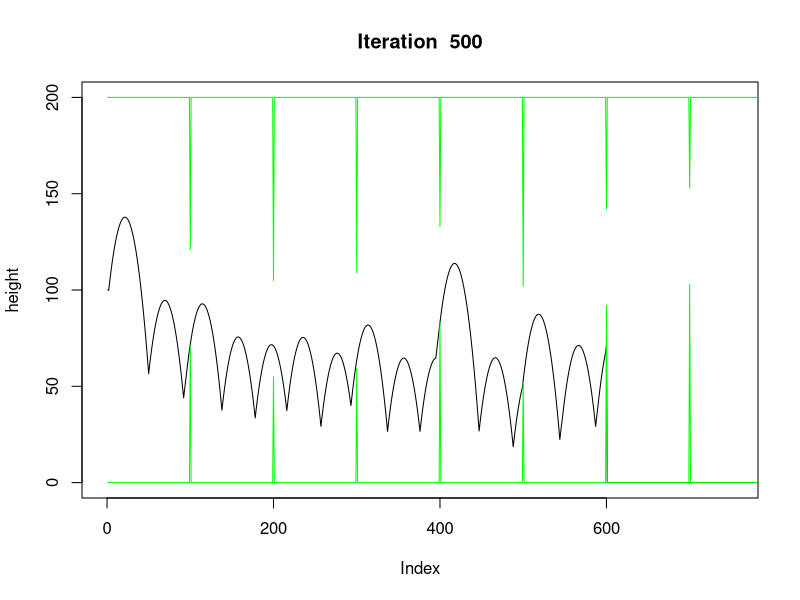
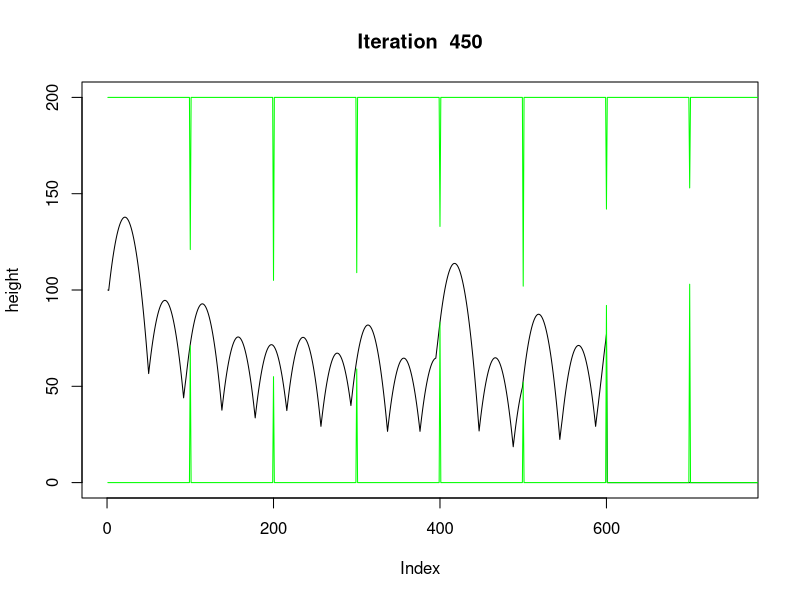
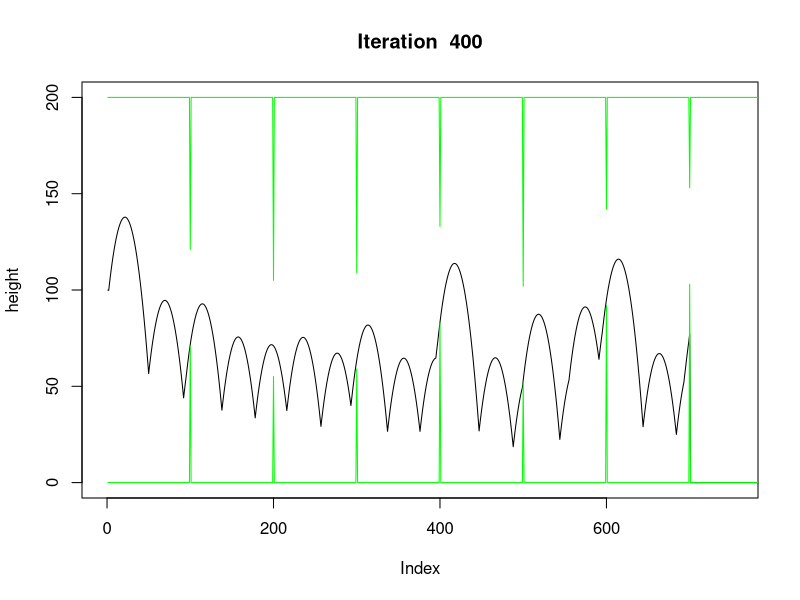
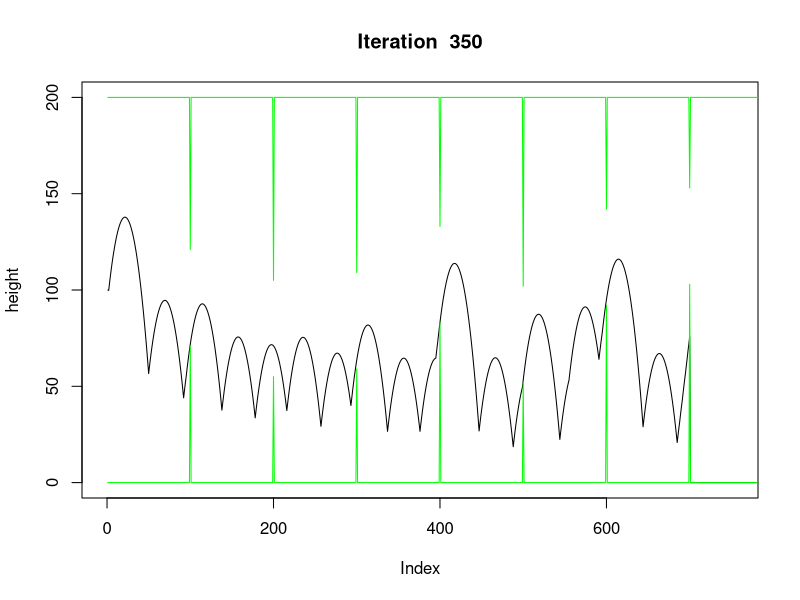
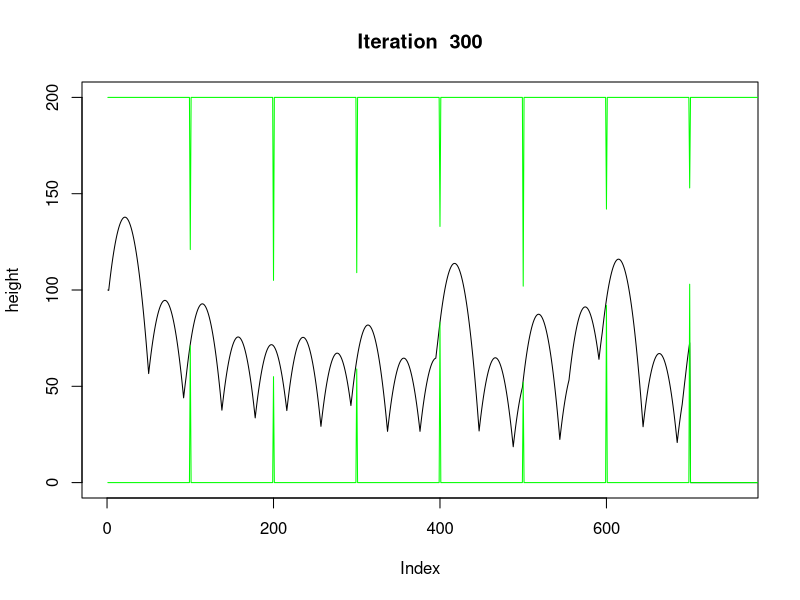
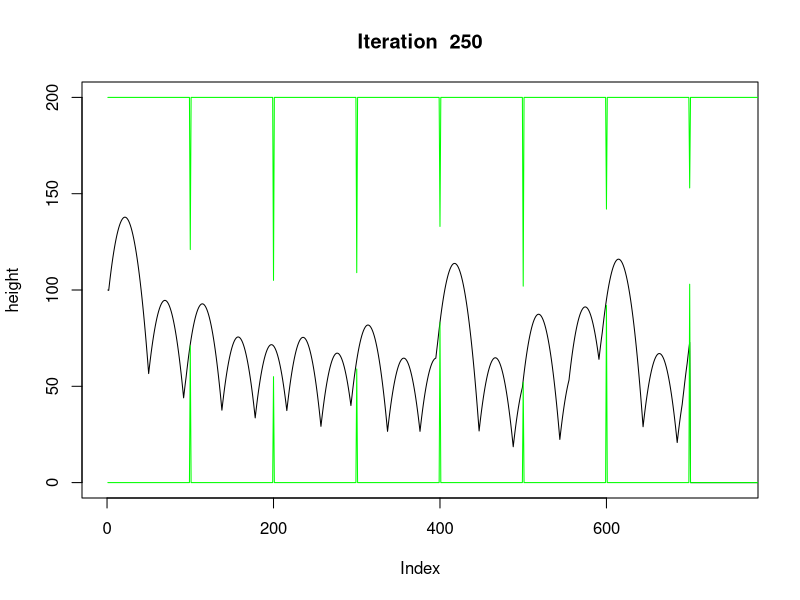
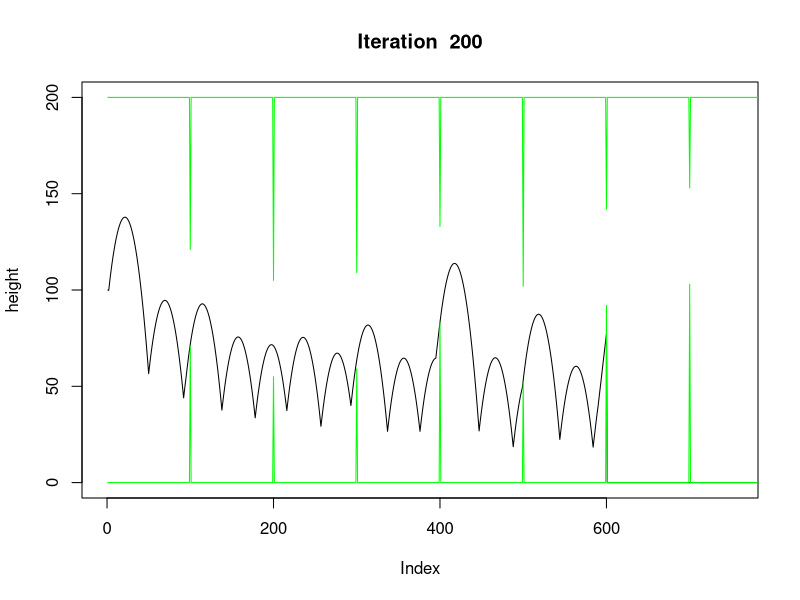
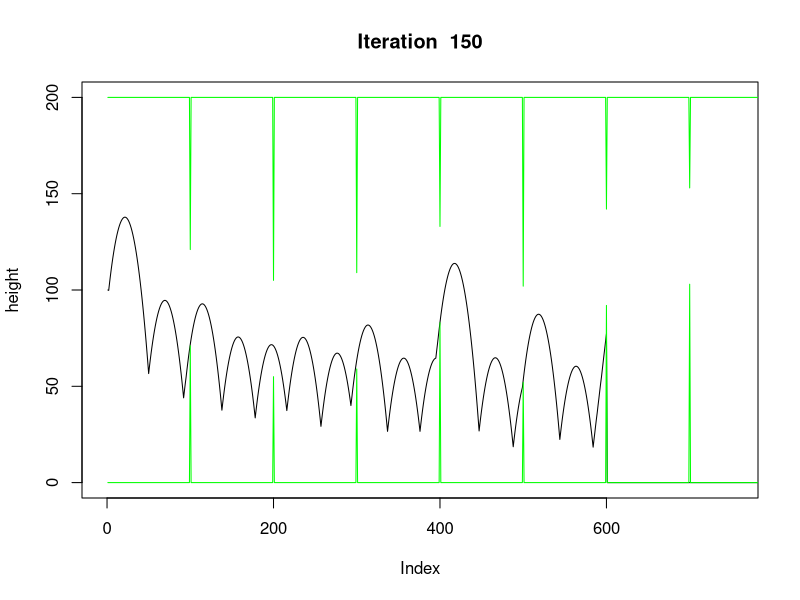

Source code (R) for these figures, in order:
# Game set up

# length of map
reps = 5000
# lowest and highest allowed bird height
bottom = 0; top = 200
# distance (time) between each pipe
xDistBetweenPipes = 100
# distance between each pipe end
yDistBetweenPipes = 50
# how close to the top or bottom can the pipe ends be
minPipeCentreFromEdge = yDistBetweenPipes + 20
maxPipeCentreFromEdge = top - bottom - minPipeCentreFromEdge

pipeCentres = rep(0,reps)
# put a pipe centre at every xDistBetweenPipes
# pipesCentres[t] : the centre point of the pipe (if any) at time t
pipeCentres[(1:reps) %% xDistBetweenPipes == 0] = round(minPipeCentreFromEdge + runif(reps/xDistBetweenPipes) * (maxPipeCentreFromEdge - minPipeCentreFromEdge))
# the extremes of each pipe
highPipeBottoms = ifelse(pipeCentres>0, pipeCentres+ yDistBetweenPipes/2,top)
lowPipeTops = ifelse(pipeCentres>0, pipeCentres - yDistBetweenPipes/2,bottom)
# pipeDist[t] : horizontal distance to next nearest pipe at time t
pipeDist = rep(xDistBetweenPipes : 1, reps/xDistBetweenPipes)

# heights[t] : height of bird at time t
# taps[t] : whether or not tap at time t
# vs[t] : speed at time t
vs = taps = heights = rep(0,reps)


isAlive = function(height, bottom, lowPipeTop, highPipeBottom, top) {
  return (height > bottom & height > lowPipeTop & height < highPipeBottom & height < top)
}

# split the bird height into groups of 55
getHeightState = function(height) {
  return(floor((height)/(top-bottom+1)*55)+1)
}

# split the distance to next pipe into groups of 55
getPipeXDistState = function(pipeXDist) {
  return(floor((pipeXDist-1)/xDistBetweenPipes*55)+1)
}

# split the vertical distance between the bird and the next pipe into groups of 55
getPipeYDistState = function(pipeYDist) {
  minYDist = bottom - (top - minPipeCentreFromEdge)
  maxYDist = top - (bottom + minPipeCentreFromEdge)
  return(floor((pipeYDist - minYDist) / (maxYDist - minYDist) * 55)+1)
}

states = data.frame("heightState" = rep(0,reps),"pipeXDistState"=rep(0,reps),"pipeYDistState"=rep(0,reps))

# Learning setup
# height x pipeXDist x pipeYDist x tap
# it's generally better to not tap then tap
highReward = rep(2, 55*55*55); # for not tapping
lowReward = rep(1, 55*55*55); # for tapping
rewards = array(c(highReward,lowReward),c(55,55,55,2))
# how much reward do you get for each t you survive
survivalReward = 1
# punishment for loosing the game
lossPunishment = -15000

trainingIterations = 500
experimentHeights = rep(heights,trainingIterations)
experimentHeights = array(experimentHeights, c(length(heights),trainingIterations))
experimentScores = rep(0,trainingIterations)
punishmentDecay = 0.5
# if we loose, how many previous time steps are punished?
iterationsToGoBack = 50
longTermRewardDecay = 1
longTermPunishmentDecay = 1

for (trainingIteration in 1:trainingIterations) {
  
  survivalReward = survivalReward * longTermRewardDecay
  lossPunishment = lossPunishment * longTermPunishmentDecay
  
  vs = taps = heights = rep(0,reps)
  
  # START GAME
  v = 0     # velocity
  a = -0.2  # acceleration
  height = (top-bottom)/2 # height
  t = 1     # time
  vs[t] = v
  heights[t] = height
  taps[t] = 1
  
  # UPDATE CURRENT STATE
  heightState = getHeightState(height)
  pipeXDistState = getPipeXDistState(pipeDist[t+1])
  # what t value is the next pipe at
  nextPipeTime = t + pipeDist[t+1]
  # where is the centre of the next pipe
  nextPipeCentre = pipeCentres[nextPipeTime]
  pipeYDistState = getPipeYDistState(height-nextPipeCentre)
  # keep track of state
  states[t,] = c(heightState, pipeXDistState, pipeYDistState)
  
  # game loop
  while(isAlive(height, bottom, lowPipeTops[t], highPipeBottoms[t], top)) {
    t = t + 1
    
    # REWARD THE LAST MOVE
    lastHeightState = states[t-1,1]
    lastPipeXDistState = states[t-1,2]
    lastPipeYDistState = states[t-1,3]
    oldReward = rewards[lastHeightState,lastPipeXDistState,lastPipeYDistState,taps[t-1]]
    # rewards[lastHeightState,lastPipeXDistState,lastPipeYDistState,taps[t-1]] = oldReward + survivalReward
    rewards[lastHeightState,lastPipeXDistState,lastPipeYDistState,taps[t-1]] = ((t-1)/(t))* oldReward + (1/t) * survivalReward
    
    
    # print(paste("rewarding state : ",lastHeightState,lastPipeXDistState,lastPipeYDistState,taps[t-1]))
    
    
    # UPDATE CURRENT STATE
    heightState = getHeightState(height)
    pipeXDistState = getPipeXDistState(pipeDist[t+1])
    # what t value is the next pipe at
    nextPipeTime = t + pipeDist[t+1]
    # where is the centre of the next pipe
    nextPipeCentre = pipeCentres[nextPipeTime]
    pipeYDistState = getPipeYDistState(height-nextPipeCentre)
    # keep track of state
    states[t,] = c(heightState, pipeXDistState, pipeYDistState)
    
    # CHOOSE A MOVE
    # if the best reward given the current state comes from tapping
    if (which.max(rewards[heightState, pipeXDistState,pipeYDistState,]) == 2) {
      # then tap
      taps[t] = 2
      v = 4
    }  else {
      # do not tap
      taps[t] = 1
    }
    
#    print(paste("t :", t, " rewards :",rewards[heightState, pipeXDistState,pipeYDistState,1],rewards[heightState, pipeYDistState,pipeYDistState,2],
#                " states :",heightState, pipeXDistState,pipeYDistState," tap:",taps[t]))
  
    
    
    # UPDATE THE GAME
    v = v + a
    height = max(0,height+v) 
    vs[t] = v
    heights[t] = height
    
  }
  
  
  currentPunishment = lossPunishment
  for (i in 0:iterationsToGoBack) {
    # PUNISH THE MOVES THAT LEAD UP TO THE LOSS
    lastHeightState = states[t-i,1]
    lastPipeXDistState = states[t-i,2]
    lastPipeYDistState = states[t-i,3]
    oldReward = rewards[lastHeightState,lastPipeXDistState,lastPipeYDistState,taps[t-i]]
    # rewards[lastHeightState,lastPipeXDistState,lastPipeYDistState,taps[t-i]] = oldReward + currentPunishment
    rewards[lastHeightState,lastPipeXDistState,lastPipeYDistState,taps[t-i]] = ((t-1)/(t)) * oldReward + (1/t) * currentPunishment
    currentPunishment = currentPunishment * punishmentDecay
    # print(paste("punishing state : ",lastHeightState,lastPipeXDistState,lastPipeYDistState,taps[t]," for ",currentPunishment))
    
  }
  
  experimentHeights[,trainingIteration] = heights
  experimentScores[trainingIteration] = t
}

# Used to limit the number/size of plots reduced
mA = trainingIterations

# Plot each iteration so you can flick through them
for (j in seq(mA,1,by=-50)) {
  plot(main=paste("Iteration ",j),experimentHeights[,j],xlim=c(0,max(experimentScores)), type = "l", ylim=c(bottom,top),ylab="height")
  lines(highPipeBottoms, col = "green")
  lines(lowPipeTops, col = "green")
}

# Plot all of the performances against each other
plot(experimentHeights[,mA],xlim=c(0,experimentScores[mA]), type = "l", ylim=c(bottom,top),ylab="height",main="All Bird Paths")
lines(highPipeBottoms, col = "green")
lines(lowPipeTops, col = "green")
for (j in mA:1) {
  lines(experimentHeights[,j],col=rgb(1.0,0.0,0.0,0.5))
}


# how did the program do with each iteration?
plot(experimentScores,type="l",xlab="Iteration",ylab="Score",main="Score Improvement Over Time")


